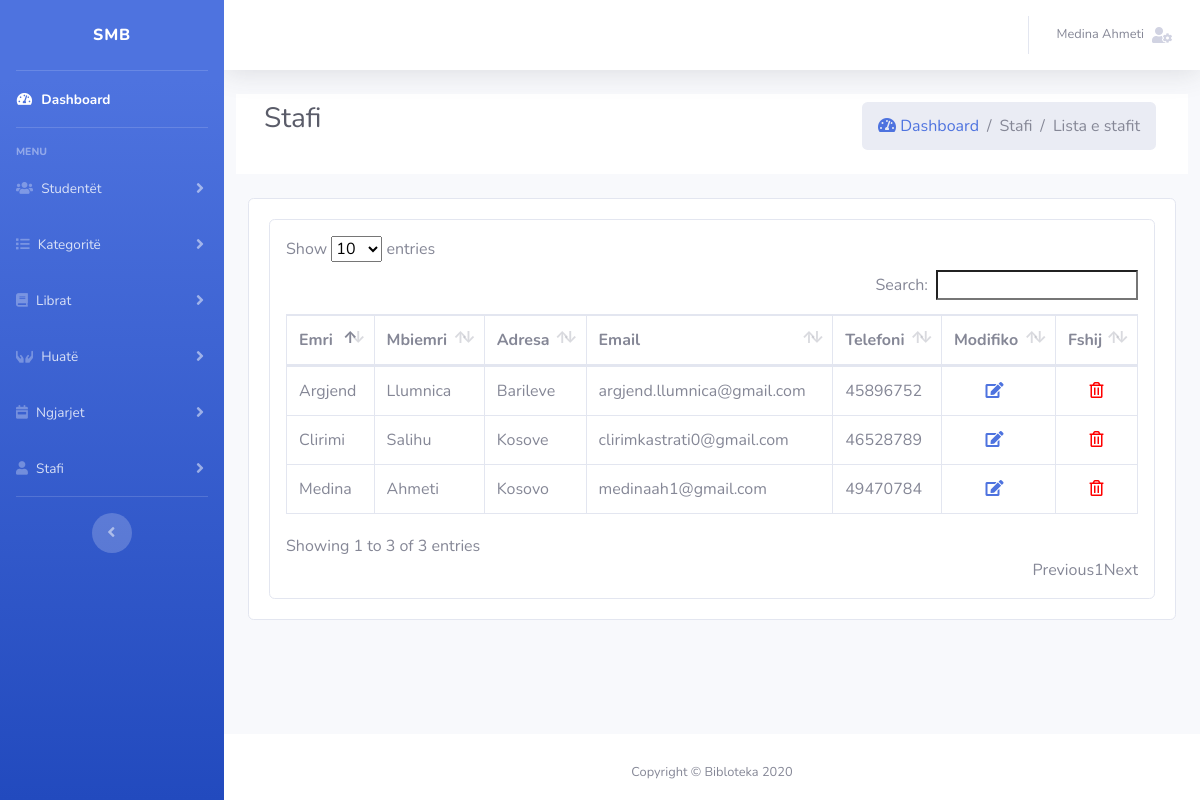
Page /admin/pages/stafi/stafi.php (signed in) on the committed database.
### tables this page shows
CREATE TABLE `stafi` (
  `id` int(11) NOT NULL,
  `emri` varchar(50) NOT NULL,
  `mbiemri` varchar(50) NOT NULL,
  `adresa` varchar(150) DEFAULT NULL,
  `email` varchar(50) DEFAULT NULL,
  `password` varchar(256) NOT NULL,
  `telefoni` varchar(50) DEFAULT NULL,
  `roli` int(20) NOT NULL DEFAULT 0
);

### public_html/admin/autoloader.php (called while the page is built, shortened)
<?php
spl_autoload_register(function ($class) {
    $prefix = 'Admin\\';
    $base_dir = __DIR__ . '/';
    $len = strlen($prefix);
    $relative_class = substr($class, $len);
    $file = $base_dir . str_replace('\\', '/', $relative_class) . '.php';
});

### public_html/admin/Lib/Database.php (called while the page is built, shortened)
<?php
class Database{
    protected static $db_table;
    private $host   = DB_HOST;
    private $user   = DB_USER;
    private $pass   = DB_PASS;
    private $dbname = DB_NAME;
    public static $pdo;
    protected function connectDB(){
        try {
            $dsn="mysql:host=". $this->host . ";dbname=" . $this->dbname ;
            self::$pdo=new PDO($dsn,$this->user,$this->pass);
            self::$pdo->setAttribute(PDO::ATTR_ERRMODE,PDO::ERRMODE_EXCEPTION);
            return self::$pdo;
        } catch (Exception $e) {
            echo "Lidhja me bazen e shenimeve deshtoi " . $e->getMessage();
        }
    }
    public function prepare($sql){
        return self::$pdo->prepare($sql);
    }
    public function getClassName(){
        $class_name = new ReflectionClass($this);
        return $class_name=ucfirst($class_name->getShortName());
    }
    public function find_all(){
        $sql="SELECT * FROM " . static::$db_table ;
        $stmt=$this->prepare($sql);
        $stmt->execute();
        $stmt->setFetchMode(PDO::FETCH_CLASS, __NAMESPACE__ . "\\{$this->getClassName()}");
        return $stmt->fetchAll();
    }
}

### public_html/admin/Lib/Stafi.php (called while the page is built, shortened)
<?php
class Stafi extends Database {
    public $id;
    public $emri;
    public $mbiemri;
    public $adresa;
    public $email;
    public $telefoni;
    public function getId() {
        return $this->id;
    }
    public function getEmri() {
        return $this->emri;
    }
    public function getMbiemri() {
        return $this->mbiemri;
    }
    public function getAdresa() {
        return $this->adresa;
    }
    public function getEmail() {
        return $this->email;
    }
    public function getTelefoni() {
        return $this->telefoni;
    }
}

### public_html/admin/pages/stafi/stafi.php (the view, shortened to what this page needs)
<?php
include "../../non-pages/header.php";
include "../../non-pages/aside.php";
?>
<div class="content-wrapper" style="min-height: 80%!important;">
    <div class="content-header">
        <div class="container-fluid">
            <div class="row mb-4 bg-white p-2">
                <div class="col-sm-6">
                    <h3 class="m-0 text-dark pl-2">Stafi</h3>
                </div>
                <div class="col-sm-6 pr-4">
                    <ol class="breadcrumb float-sm-right">
                        <li class="breadcrumb-item "><a href="../dashboard/index.php"><i class="nav-icon fas fa-tachometer-alt"></i> Dashboard</a></li>
                        <li class="breadcrumb-item active">Stafi</li>
                        <li class="breadcrumb-item active">Lista e stafit</li>
                    </ol>
                </div>
            </div>
            <div class="card">
                <div class="card-body">
                    <form method="post" action="">
                        <div class="card p-3">
                            <div class="table-responsive">
                                <table id="example1" class="table table-bordered table-hover tblListForm"  width="100%" cellspacing="0">
                                    <thead>
                                        <tr>
                                            <th>Emri</th>
                                            <th>Mbiemri</th>
                                            <th>Adresa</th>
                                            <th>Email</th>
                                            <th>Telefoni</th>
                                            <th>Modifiko </th>
                                            <th>Fshij</th>
                                        </tr>
                                    </thead>
                                    <tbody>
                                        <?php
                                        $stafi = new Stafi();
                                        foreach ($stafi->find_all() as $st) {
                                            ?>
                                            <tr>
                                                <td><?php echo htmlspecialchars($st->getEmri()); ?></td>
                                                <td><?php echo htmlspecialchars($st->getMbiemri()); ?></td>
                                                <td><?php echo htmlspecialchars($st->getAdresa()); ?></td>
                                                <td><?php echo htmlspecialchars($st->getEmail()); ?></td>
                                                <td><?php echo htmlspecialchars($st->getTelefoni()); ?></td>
                                                <?php
                                               echo "<td class='text-center'><a style='text-decoration:none;' href='modifiko.php?id=" . $st->getId() . "'><i class='fas fa-edit mr-2'></i> </a></td>";
                                                ?>
                                                  <td class="text-center">
                                            <a class="delete" data-emp-id="<?php echo $st->getId(); ?>"
                                                href="javascript:void(0);" style="color:red;">
                                                <i class="far fa-trash-alt"></i> </a> </td>
                                            </tr>
                                        <?php } ?>
                                    </tbody>
                                </table>
                            </div>
                        </div>
                    </form>
                </div>
            </div>
        </div>
    </div>
</div>
<?php
require_once("../../non-pages/footer.php")
?>

### rows in the picture
stafi: emri "Medina", mbiemri "Ahmeti", adresa "Kosovo", email "medinaah1@gmail.com", telefoni "49470784"
stafi: emri "Argjend", mbiemri "Llumnica", adresa "Barileve", email "argjend.llumnica@gmail.com", telefoni "45896752"
stafi: emri "Clirimi", mbiemri "Salihu", adresa "Kosove", email "clirimkastrati0@gmail.com", telefoni "46528789"

### other values in the picture
$_SESSION['fullname'] "Medina Ahmeti"
